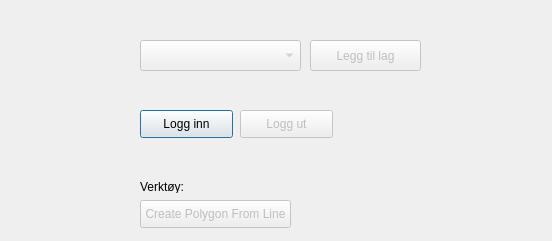
<?xml version="1.0" encoding="UTF-8"?>
<ui version="4.0">
 <class>NgisOpenApiClientDialogBase</class>
 <widget class="QDialog" name="NgisOpenApiClientDialogBase">
  <property name="geometry">
   <rect>
    <x>0</x>
    <y>0</y>
    <width>552</width>
    <height>241</height>
   </rect>
  </property>
  <property name="windowTitle">
   <string>NGIS-OpenAPI Klient</string>
  </property>
  <widget class="QPushButton" name="logInButton">
   <property name="geometry">
    <rect>
     <x>140</x>
     <y>110</y>
     <width>93</width>
     <height>28</height>
    </rect>
   </property>
   <property name="text">
    <string>Logg inn</string>
   </property>
  </widget>
  <widget class="QgsAuthConfigSelect" name="mAuthConfigSelect">
   <property name="enabled">
    <bool>true</bool>
   </property>
   <property name="geometry">
    <rect>
     <x>140</x>
     <y>80</y>
     <width>261</width>
     <height>31</height>
    </rect>
   </property>
  </widget>
  <widget class="QPushButton" name="logOutButton">
   <property name="enabled">
    <bool>false</bool>
   </property>
   <property name="geometry">
    <rect>
     <x>240</x>
     <y>110</y>
     <width>93</width>
     <height>28</height>
    </rect>
   </property>
   <property name="text">
    <string>Logg ut</string>
   </property>
  </widget>
  <widget class="QPushButton" name="addLayerButton">
   <property name="enabled">
    <bool>false</bool>
   </property>
   <property name="geometry">
    <rect>
     <x>310</x>
     <y>40</y>
     <width>111</width>
     <height>31</height>
    </rect>
   </property>
   <property name="text">
    <string>Legg til lag</string>
   </property>
  </widget>
  <widget class="QLabel" name="statusLabel">
   <property name="enabled">
    <bool>true</bool>
   </property>
   <property name="geometry">
    <rect>
     <x>140</x>
     <y>150</y>
     <width>131</width>
     <height>16</height>
    </rect>
   </property>
   <property name="text">
    <string/>
   </property>
   <property name="textFormat">
    <enum>Qt::AutoText</enum>
   </property>
  </widget>
  <widget class="QComboBox" name="mComboBox">
   <property name="enabled">
    <bool>false</bool>
   </property>
   <property name="geometry">
    <rect>
     <x>140</x>
     <y>40</y>
     <width>161</width>
     <height>31</height>
    </rect>
   </property>
  </widget>
  <widget class="QPushButton" name="polyFromLineButton">
   <property name="enabled">
    <bool>false</bool>
   </property>
   <property name="geometry">
    <rect>
     <x>140</x>
     <y>200</y>
     <width>151</width>
     <height>28</height>
    </rect>
   </property>
   <property name="text">
    <string>Create Polygon From Line</string>
   </property>
  </widget>
  <widget class="QLabel" name="label">
   <property name="geometry">
    <rect>
     <x>140</x>
     <y>180</y>
     <width>47</width>
     <height>13</height>
    </rect>
   </property>
   <property name="text">
    <string>Verktøy:</string>
   </property>
  </widget>
 </widget>
 <customwidgets>
  <customwidget>
   <class>QgsAuthConfigSelect</class>
   <extends>QWidget</extends>
   <header>qgsauthconfigselect.h</header>
  </customwidget>
 </customwidgets>
 <resources/>
 <connections/>
</ui>
